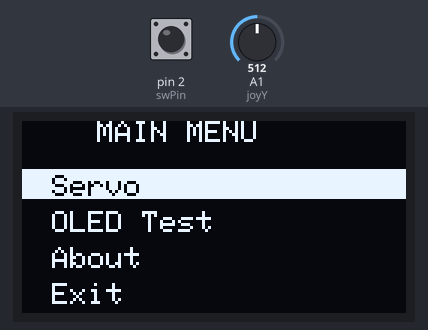
Simulated run of this sketch. Board: Arduino Uno, built with avr-gcc and run on an emulated ATmega328P. On the bench: 128×64 one-colour display. The inputs (shaded band) are chosen by the test bench; at power-on: A1 (joyY) = 512, pin 2 (swPin) HIGH.

Above: at 1.2 s.
1.3 s: A1 (joyY) set to 683
2.8 s: A1 (joyY) set to 718
At 2.94 s:
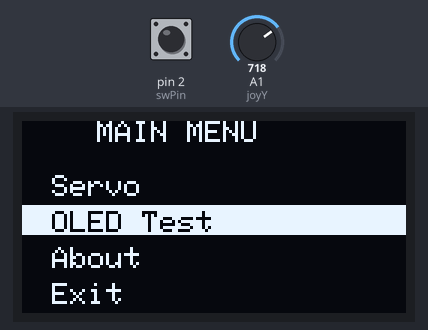
At 3.4 s:
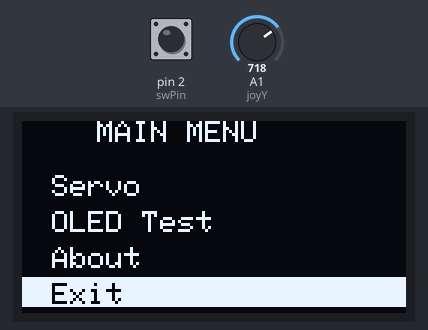
5.0 s: pin 2 (swPin) pulled LOW for 0.15 s
At 6.3 s:
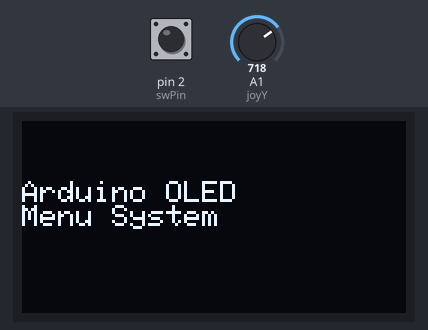
6.6 s: A1 (joyY) set to 690
Timing chart, 0 to 9.1 s (numbered marks = the images above; inputs shaded):
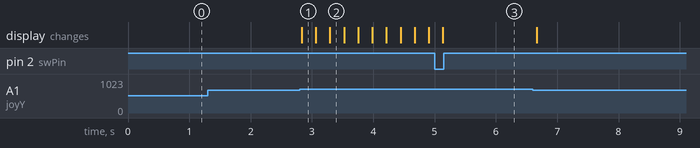

The sketch:

Joystick_OLED_Menu_Controller.ino
```cpp
#include <Wire.h>
#include <Adafruit_GFX.h>
#include <Adafruit_SSD1306.h>

#define SCREEN_WIDTH 128
#define SCREEN_HEIGHT 64

Adafruit_SSD1306 display(SCREEN_WIDTH, SCREEN_HEIGHT, &Wire, -1);

const int joyY = A1;
const int swPin = 2;

String menuItems[] = {
  "Servo",
  "OLED Test",
  "About",
  "Exit"
};

const int menuCount = 4;
int selectedItem = 0;

bool lastButtonState = HIGH;

void drawMenu() {

  display.clearDisplay();

  display.setTextSize(1);
  display.setTextColor(SSD1306_WHITE);

  display.setCursor(25, 0);
  display.println("MAIN MENU");

  for (int i = 0; i < menuCount; i++) {

    if (i == selectedItem) {
      display.fillRect(0, 16 + i * 12, 128, 10, SSD1306_WHITE);
      display.setTextColor(BLACK);
      display.setCursor(10, 18 + i * 12);
      display.println(menuItems[i]);
      display.setTextColor(WHITE);
    }
    else {
      display.setCursor(10, 18 + i * 12);
      display.println(menuItems[i]);
    }
  }

  display.display();
}

void showPage(String item) {

  display.clearDisplay();
  display.setTextSize(1);
  display.setCursor(0, 20);

  if (item == "Servo") {
    display.println("Servo Menu");
  }
  else if (item == "OLED Test") {
    display.println("OLED Working!");
  }
  else if (item == "About") {
    display.println("Arduino OLED");
    display.println("Menu System");
  }
  else if (item == "Exit") {
    display.println("Good Bye!");
  }

  display.display();
  delay(1500);

  drawMenu();
}

void setup() {

  pinMode(swPin, INPUT_PULLUP);

  if (!display.begin(SSD1306_SWITCHCAPVCC, 0x3C)) {
    while (1);
  }

  drawMenu();
}

void loop() {

  int yValue = analogRead(joyY);

  // Move Up
  if (yValue < 300) {
    selectedItem--;

    if (selectedItem < 0)
      selectedItem = menuCount - 1;

    drawMenu();
    delay(200);
  }

  // Move Down
  if (yValue > 700) {
    selectedItem++;

    if (selectedItem >= menuCount)
      selectedItem = 0;

    drawMenu();
    delay(200);
  }

  // Select Item
  bool buttonState = digitalRead(swPin);

  if (lastButtonState == HIGH && buttonState == LOW) {
    showPage(menuItems[selectedItem]);
  }

  lastButtonState = buttonState;
}
```

Measured:
- the behaviour switches between 700 and 701 on A1 (joyY) (found by bisection; images 0 and 1)
- after the input at 1.3 s, every drawn part: stays the same
- after the input at 2.8 s, the display: changes at once (image 1)
- after the input at 5.0 s, the display: changes after 0.14 s (image 3)
